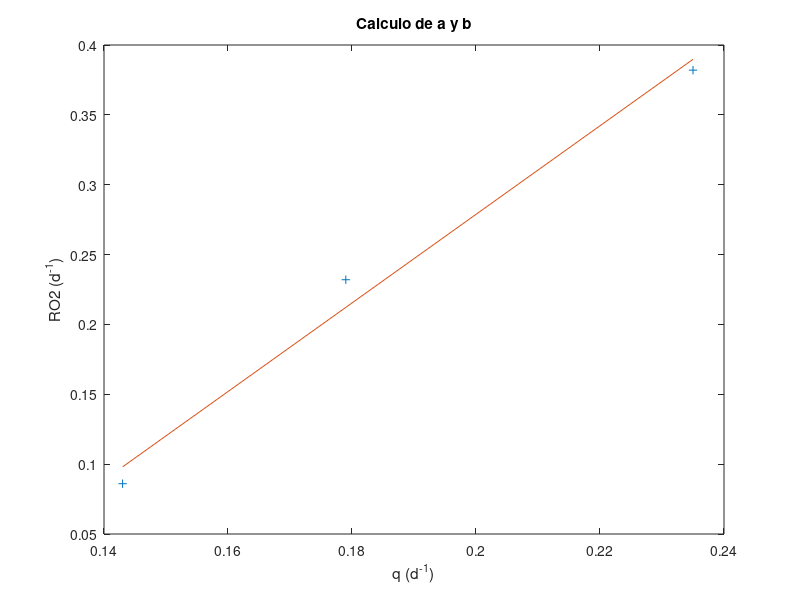

Write MATLAB code to recreate this figure.
% File: Coefficient of oxigen consuption
% Author: Luis David Rodriguez Centeno
% License: MIT

% Experimental values
q = [0.235 0.179 0.143];
RO2 = [0.382 0.232 0.086];

% Experimental data graph
plot(q,RO2,'+')
hold on

% Obtaining tendency line
y2 = polyfit(q,RO2,1);
m2 = y2(1)
b2 = y2(2)
recta2 = q.*m2+b2;
plot(q,recta2)
title('Calculo de a y b')
xlabel('q (d^{-1})')
ylabel('RO2 (d^{-1})')

% Coefficient values
a = m2
b = b2

% Mean Square Error
MSE = sum((RO2 -recta2).^2) / length(RO2)